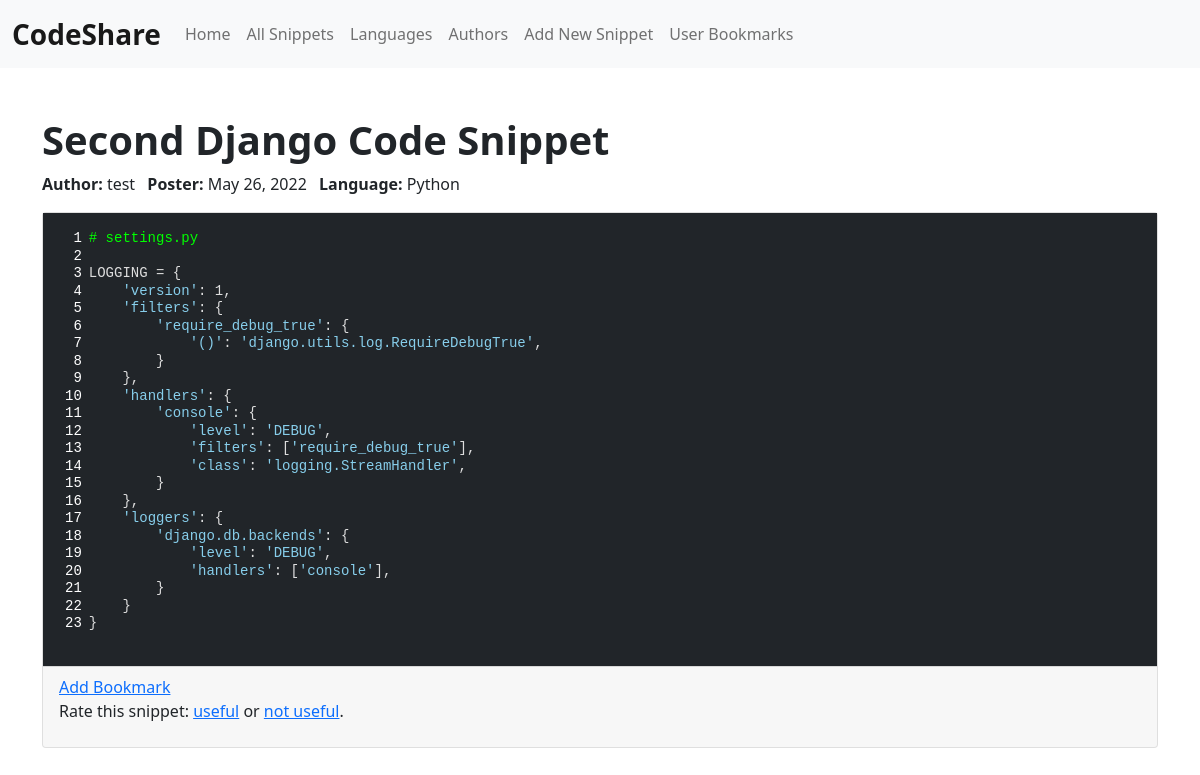
The app's page /snippet/2 with its own data.
### cab/models.py (models this page shows, shortened)
class Snippet(models.Model):
    title = models.CharField(max_length=255)
    language = models.ForeignKey(Language, on_delete=models.CASCADE , help_text= _("A foreign key pointing at the Language the snippet is written in"))
    author = models.ForeignKey(User, on_delete=models.CASCADE, help_text = _("A foreign key to Django’s User model to represent the snippet’s author."))
    description = models.TextField()
    description_html = models.TextField(editable=False)
    code = models.TextField(help_text=_("The actual code"))
    highlighted_code = models.TextField(editable=False, help_text=_("Syntax-highlighted HTML version separate from the original code"))
    tags = TagField( help_text=_("A list of tags"))
    pub_date = models.DateTimeField(editable=False, help_text=_("The date and time when the snippet was first posted"))
    updated_date = models.DateTimeField(editable=False, help_text=_("The date and time when it was last updated"))
    class Meta:
        ordering = ['-pub_date']
    objects = models.Manager()
    score_objects = managers.SnippetManager()

class Language(models.Model):
    name = models.CharField(max_length=100, help_text = _("The name of the language"))
    slug = models.SlugField(unique=True , help_text = _("A unique slug to identify it in URLs"))
    language_code = models.CharField(max_length=50 , help_text = _("A language code that pygments can use to load the appropriate syntax-highlighting module"))
    mime_type = models.CharField(max_length=100 , help_text = _("A MIME type to use when sending a snippet file in this language"))
    objects = models.Manager()
    top_objects = managers.LanguageManager()
    class Meta:
        ordering = ['name']
    def __str__(self):
        return self.name

### cab/views.py (the view)
# urls.py: path('snippet/<int:snippet_id>', views.snippetDetail, name="cab_snippet_detail"),
def snippetDetail(request, snippet_id):
    template_name = 'cab/snippet_detail.html'
    try:
        snippet = Snippet.objects.get(id=snippet_id)
    except Snippet.DoesNotExist:
        messages.error(request, "Requested Snippet Does Not Exist.")
        return redirect(reverse("index"))
    except Exception as e:
        logger.error(e, exc_info=sys.exc_info())
        messages.error(
            request, "There might be some error caught. Try again after some time.")
        return redirect(reverse("index"))
    context = {
        "snippet": snippet
    }
    return render(request, template_name, context)

### cab/templatetags/snippets.py (called while the page is built)
def do_if_rated(parser, token):
    bits = token.contents.split()
    if len(bits) != 3:
        raise template.TemplateSyntaxError("%s tag takes two arguments" % bits[0])
    nodelist_true = parser.parse(('else', 'endif_rated'))
    token = parser.next_token()
    if token.contents == 'else':
        nodelist_false = parser.parse(('endif_rated',))
        parser.delete_first_token()
    else:
        nodelist_false = template.NodeList()
    return IfRatedNode(bits[1], bits[2], nodelist_true, nodelist_false)

def do_get_rating(parser, token):
    bits = token.contents.split()
    if len(bits) != 5:
        raise template.TemplateSyntaxError("%s tag takes four arguments" % bits[0])
    if bits[3] != 'as':
        raise template.TemplateSyntaxError("Third argument to %s must be 'as'" % bits[0])
    return GetRatingNode(bits[1], bits[2], bits[4])

    def render(self, context):
        try:
            user = self.user.resolve(context)
            snippet = self.snippet.resolve(context)
        except template.VariableDoesNotExist:
            return ''
        if Rating.objects.filter(user__pk=user.id,
        snippet__pk=snippet.id):
            return self.nodelist_true.render(context)
        else:
            return self.nodelist_false.render(context)

### cab/templates/cab/snippet_detail.html (shortened to what this page needs)
{% extends 'base.html' %}
{% load static snippets %}
{% block extra_css %}
    <link rel="stylesheet" href="{% static 'css/pygments.css' %}">
{% endblock extra_css %}
{% block content %}
    <div class="container my-5">
        <div class="row">
            <div class="col-12">
                <h1 class="fs-1 fw-bolder">
                    {{ snippet.title }}
                </h1>
                <p class="card-text">
                    <span class="fw-bolder">Author: </span> <span>{{ snippet.author }}</span> <span class="fw-bolder ms-2">Poster: </span> <span>{{ snippet.pub_date.date }}</span> <span class="fw-bolder ms-2">Language: </span> <span>{{ snippet.language|capfirst }}</span>
                </p>
            </div>
            <div class="col-12">
                <div class="card w-100 my-3">
                    <div class="card-body bg-dark">
                        {{ snippet.highlighted_code|safe|escape }}
                    </div>
                        <div class="card-footer">
                            <a href="{% url 'cab_bookmark_add' snippet.id %}">Add Bookmark</a>
                            {% if_rated user snippet %}
                                {% get_rating user snippet as rating %}
                                <p>You rated this snippet {{ rating.get_rating_display }}.</p>
                                {% else %}
                                <p>Rate this snippet:
                                <a href="{% url 'cab_rating_add' snippet.id %}?rating=1">useful</a> or
                                <a href="{% url 'cab_rating_add' snippet.id %}?rating=-1">not useful</a>.</p>
                            {% endif_rated %}
                        </div>
                </div>
            </div>
        </div>
    </div>
{% endblock %}

### cab/static/css/pygments.css (style rules this page uses)
pre { line-height: 125%; }
td.linenos .normal { color: inherit; background-color: transparent; padding-left: 5px; padding-right: 5px; }
.n { color: #dddddd }
.o { color: #dddddd }
.p { color: #dddddd }
.c1 { color: #00ff00 }
.mi { color: #dddddd }
.s1 { color: #87ceeb }

### cab/templates/cab/snippet_detail.html (style rules this page uses)
td.linenos .normal { color: white; }

### records on screen
Snippet: title "Second Django Code Snippet", author "test", pub_date "May 26, 2022", language "Python", highlighted_code "1 2 3 4 5 6 7 8 9 10 11 12 13 14 15 16 17 18 19 20 21 22 23 # settings.py LOGGING = { 'version' : 1 , 'filters' : { 'require_debug_true' : { '()' : 'django.utils.log.RequireDebugTrue' , } }, 'handlers' : { 'console' : { 'level' : 'DEBUG' , 'filters' : [ 'require_debug_true' ], 'class' : 'logging.StreamHandler' , } }, 'loggers' : { 'django.db.backends' : { 'level' : 'DEBUG' , 'handlers' : [ 'console' ], } } }"
